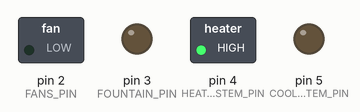
This program was run on a simulated Arduino Uno, built with avr-gcc and run on an emulated ATmega328P. Shown: switched loads named in the program (green lamp = pin HIGH), output pins drawn as LEDs (lit = HIGH).

Above: at 0.1 s.
Timing chart, 0 to 1.6 s (numbered marks = the images above):
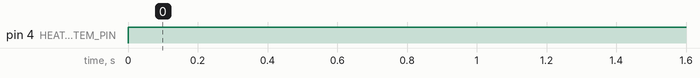

Measured:
- by itself, pin 4 (HEATING_SYSTEM_PIN): LOW → HIGH at 0.00 s

The program:

main.cpp
```cpp
#include <Arduino.h>

#define HOT_TEMPERATURE_TRESHOLD         (770) // 35C
#define COLD_TEMPERATURE_TRESHOLD        (420) // 10C
#define HUMID_AIR_TRESHOLD               (HOT_TEMPERATURE_TRESHOLD) // TODO Experimental
#define DRY_AIR_TRESHOLD                 (COLD_TEMPERATURE_TRESHOLD) // TODO Experimental

#define FANS_PIN                         (2)
#define FOUNTAIN_PIN                     (3)
#define HEATING_SYSTEM_PIN               (4)
#define COOLING_SYSTEM_PIN               (5)
#define TEMPERATURE_SENSOR_PIN           (A0)
#define MOISTURE_SENSOR_PIN              (A1)

#define SECOND                           (1000)
#define MINUTE                           (SECOND * 60)
#define HOUR                             (MINUTE * 60)

typedef enum {
  OFF,
  ON
} STATE;

uint16_t volatile current_temperature;
uint16_t volatile current_moisture;

bool isHot(uint16_t temperature) { return (temperature > HOT_TEMPERATURE_TRESHOLD); }
bool isCold(uint16_t temperature) { return (temperature < COLD_TEMPERATURE_TRESHOLD); }
bool isHumid(uint16_t moisture) { return (moisture > HUMID_AIR_TRESHOLD); }
bool isDry(uint16_t moisture) { return (moisture < DRY_AIR_TRESHOLD); }

// cool the environment
void coolingSystem( STATE s ) { digitalWrite( COOLING_SYSTEM_PIN, s ); }

// heat the environment
void heatingSystem( STATE s) { digitalWrite( HEATING_SYSTEM_PIN, s ); }

// increse Moisture levels
void fountainSystem( STATE s) { digitalWrite( FOUNTAIN_PIN, s ); }

// reduce Moisture levels
void ventilationSystem( STATE s) { digitalWrite( FANS_PIN, s ); }

void setup() {
  pinMode(FANS_PIN,           OUTPUT);
  pinMode(FOUNTAIN_PIN,       OUTPUT);
  pinMode(HEATING_SYSTEM_PIN, OUTPUT);
  pinMode(COOLING_SYSTEM_PIN, OUTPUT);
}

void loop() {
  current_temperature = analogRead(TEMPERATURE_SENSOR_PIN);
  current_moisture = analogRead(MOISTURE_SENSOR_PIN);

  isHot   ( current_temperature ) ? coolingSystem     ( ON ) : coolingSystem     ( OFF );
  isCold  ( current_temperature ) ? heatingSystem     ( ON ) : heatingSystem     ( OFF );
  isHumid ( current_moisture )    ? fountainSystem    ( ON ) : fountainSystem    ( OFF );
  isDry   ( current_moisture )    ? ventilationSystem ( ON ) : ventilationSystem ( OFF );

  delay(2 * MINUTE);
}
```
